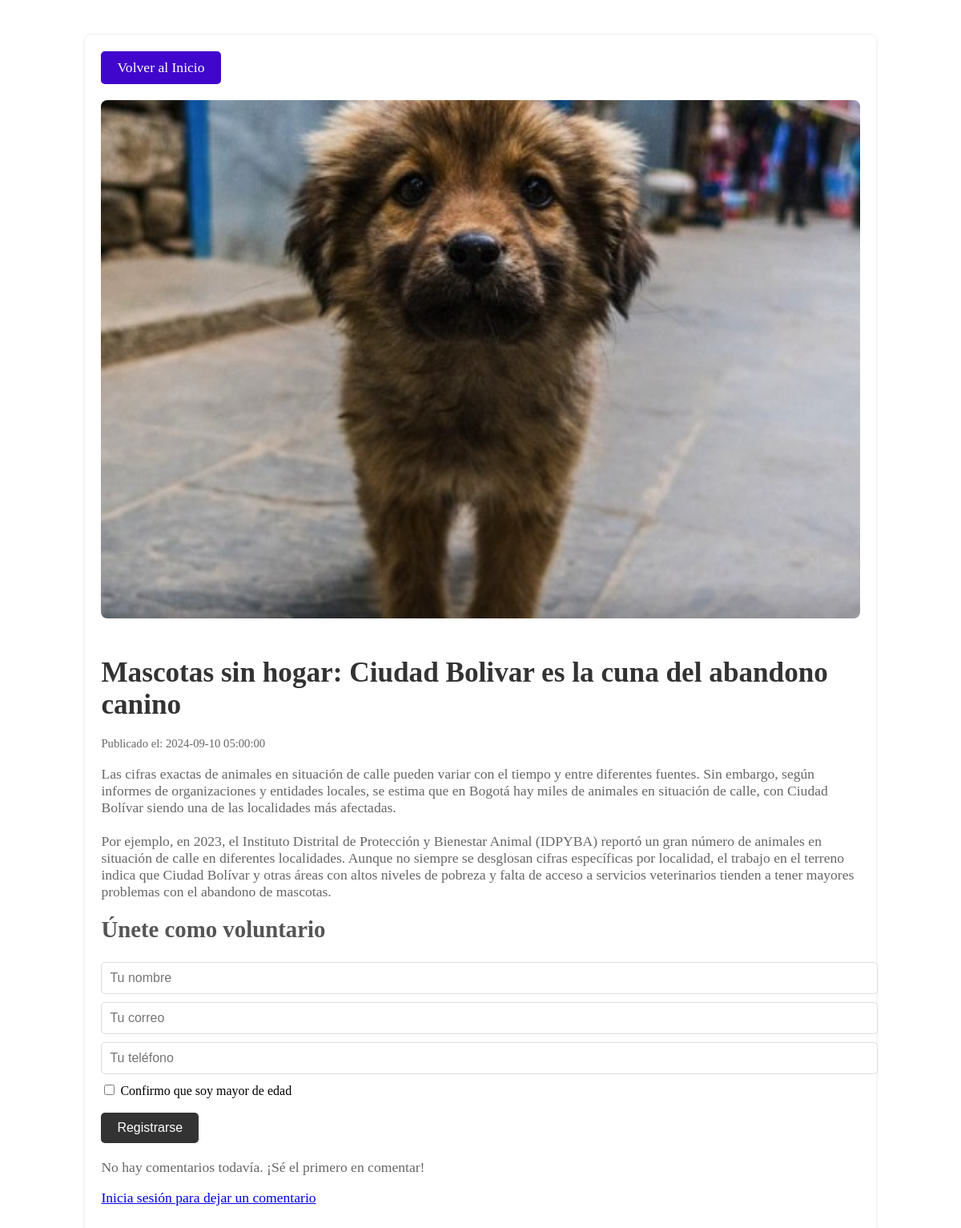
Screenshot of /detalle.php?noticia=11 with the database file from the repository.
### tables this page shows
CREATE TABLE `noticias` (
  `id` int(11) NOT NULL,
  `titulo` varchar(255) NOT NULL,
  `contenido` text NOT NULL,
  `resumen` text DEFAULT NULL,
  `fecha_publicacion` timestamp NOT NULL DEFAULT current_timestamp(),
  `imagen` varchar(255) DEFAULT NULL,
  `categoria` varchar(100) NOT NULL DEFAULT 'general'
);

### detalle.php (the view, shortened to what this page needs)
<?php
include 'db.php';
$noticia_id = isset($_GET['noticia']) ? intval($_GET['noticia']) : 0;
if ($noticia_id > 0) {
    $sql = "SELECT titulo, contenido, fecha_publicacion, imagen FROM noticias WHERE id = $noticia_id";
    $result = $conn->query($sql);
    if ($result->num_rows > 0) {
        $row = $result->fetch_assoc();
        $titulo = $row['titulo'];
        $contenido = $row['contenido'];
        $fecha = $row['fecha_publicacion'];
        $imagen = $row['imagen'];
    } else {
        echo "Noticia no encontrada.";
        exit();
    }
} else {
    echo "ID de noticia no válido.";
    exit();
}
?>
<!DOCTYPE html>
<html lang="es">
<head>
    <link rel="stylesheet" href="css/detalless.css">
</head>
<body>
<br><br>
    <div class="container">
        <a href="index.php" class="volver-inicio">Volver al Inicio</a>
        <?php if (!empty($imagen)) : ?>
            <?php
            $imagen_path = 'admin/uploads/' . htmlspecialchars($imagen);
            ?>
            <img src="<?php echo $imagen_path; ?>" alt="<?php echo htmlspecialchars($titulo); ?>" class="imagen-noticia">
        <?php endif; ?>
        <h1><?php echo htmlspecialchars($titulo); ?></h1>
        <p><small>Publicado el: <?php echo $fecha; ?></small></p>
        <p><?php echo nl2br(htmlspecialchars($contenido)); ?></p>
<h2>Únete como voluntario</h2>
<form action="voluntario.php" method="POST">
    <input type="text" name="nombre" placeholder="Tu nombre" required><br>
    <input type="email" name="correo" placeholder="Tu correo" required><br>
    <input type="text" name="telefono" placeholder="Tu teléfono" required><br>
    <div>
        <input type="checkbox" id="mayorEdad" name="mayor_edad" required>
        <label for="mayorEdad">Confirmo que soy mayor de edad</label>
    </div><br>
    <button type="submit">Registrarse</button>
</form>
<div id="lista-comentarios">
    <?php
    $conn = new mysqli('localhost', 'root', '', 'bogota');
    $sql = "
    SELECT c.comentario, c.fecha_comentario, p.nombre
    FROM comentarios c
    JOIN perfiles p ON c.user_id = p.id
    WHERE c.noticia_id = $noticia_id
    ORDER BY c.fecha_comentario DESC";
    $result = $conn->query($sql);
    if ($result->num_rows > 0) {
        while ($row = $result->fetch_assoc()) {
            echo "<div class='comentario'>";
            echo "<strong>" . htmlspecialchars($row['nombre'], ENT_QUOTES, 'UTF-8') . ":</strong>";
            echo "<p>" . htmlspecialchars($row['comentario'], ENT_QUOTES, 'UTF-8') . "</p>";
            echo "<small>Enviado el: " . $row['fecha_comentario'] . "</small>";
            echo "</div>";
        }
    } else {
        echo "<p>No hay comentarios todavía. ¡Sé el primero en comentar!</p>";
    }
    ?>
</div>
<div id="comentario-form">
    <?php
    if (isset($_SESSION['user_id'])) {
        ?>
        <form action="guardar_comentario.php" method="POST">
            <textarea name="comentario" placeholder="Escribe tu comentario aquí..." required></textarea>
            <input type="hidden" name="noticia_id" value="<?php echo $noticia_id; ?>">
            <button type="submit">Enviar Comentario</button>
        </form>
        <?php
    } else {
        echo '<p><a href="login.php">Inicia sesión para dejar un comentario</a></p>';
    }
    ?>
</div>
    </div>
</body>
</html>

### css/detalless.css (style rules this page uses)
a.volver-inicio { display: inline-block; background-color: #4106cc; color: #fff; padding: 10px 20px; text-decoration: none; font-size: 1.1em; border-radius: 5px; margin-bottom: 20px; transition: background-color 0.3s ease; }
.container { width: 80%; margin: 0 auto; padding: 20px; background: #fff; border-radius: 8px; box-shadow: 0 0 5px rgba(0, 0, 0, 0.1); }
h1 { font-size: 2.2em; color: #333; margin-bottom: 10px; }
h2 { font-size: 1.8em; color: #555; margin-top: 20px; }
p { font-size: 1.1em; color: #666; }
.imagen-noticia { width: 100%; height: auto; border-radius: 8px; margin-bottom: 20px; }
form { margin-top: 20px; }
input[type="text"], input[type="email"], textarea { width: 100%; padding: 10px; border: 1px solid #ddd; border-radius: 5px; margin-bottom: 10px; font-size: 1em; }
button { background-color: #333; color: #fff; border: none; padding: 10px 20px; font-size: 1em; border-radius: 5px; cursor: pointer; transition: background-color 0.3s ease; }
#lista-comentarios { margin-top: 20px; }

### rows the page displays
noticias: imagen (picture), titulo "Mascotas sin hogar: Ciudad Bolivar es la cuna del abandono canino", fecha_publicacion "2024-09-10 05:00:00", contenido "Las cifras exactas de animales en situación de calle pueden variar con el tiempo y entre diferentes fuentes. Sin embargo, según informes de organizaciones y entidades locales, se estima que en Bogotá hay miles de animales en situación de calle, con Ciudad Bolívar siendo una de las localidades más afectadas. Por ejemplo, en 2023, el Instituto Distrital de Protección y Bienestar Animal (IDPYBA) reportó un gran número de animales en situación de calle en diferentes localidades. Aunque no siempre se desglosan cifras específicas por localidad, el trabajo en el terreno indica que Ciudad Bolívar y otras áreas con altos niveles de pobreza y falta de acceso a servicios veterinarios tienden a tener…"
